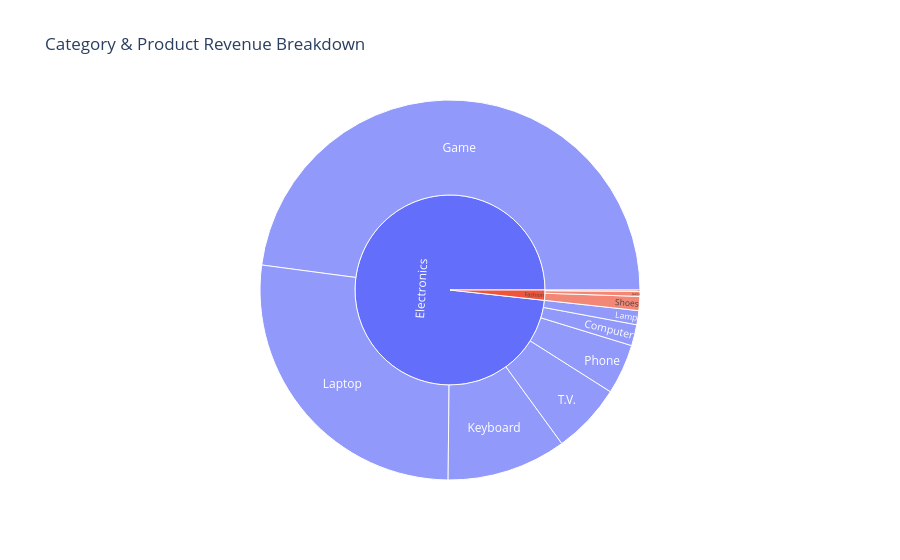

Source (notebook cell):
### Code cell
# CHART 13 — Sunburst Chart

fig = px.sunburst(
    df,
    path=['Category','Product'],
    values='Revenue',
    title='Category & Product Revenue Breakdown'
)
fig.show()

### Figure 1 — Plotly figure (JSON) as saved in the notebook; plotly's stock layout.template omitted (floating-point values rounded to 4 significant figures)
{"data": [{"branchvalues": "total", "domain": {"x": [0, 1], "y": [0, 1]}, "hovertemplate": "labels=%{label}<br>Revenue=%{value}<br>parent=%{parent}<br>id=%{id}<extra></extra>", "ids": ["Electronics/Laptop", "Fashion/Shoes", "Electronics/Phone", "Electronics/Computer", "Fashion/Jeans", "Electronics/T.V.", "Fashion/Specs", "Electronics/Lamp", "Electronics/Game", "Electronics/Keyboard", "Electronics", "Fashion"], "labels": ["Laptop", "Shoes", "Phone", "Computer", "Jeans", "T.V.", "Specs", "Lamp", "Game", "Keyboard", "Electronics", "Fashion"], "name": "", "parents": ["Electronics", "Fashion", "Electronics", "Electronics", "Fashion", "Electronics", "Fashion", "Electronics", "Electronics", "Electronics", "", ""], "type": "sunburst", "values": [45000.0, 2000.0, 7125.0, 3000.0, 700.0, 10000.0, 200.0, 2000.0, 80000.0, 17000.0, 164100.0, 2900.0]}], "layout": {"legend": {"tracegroupgap": 0}, "title": {"text": "Category & Product Revenue Breakdown"}}}
